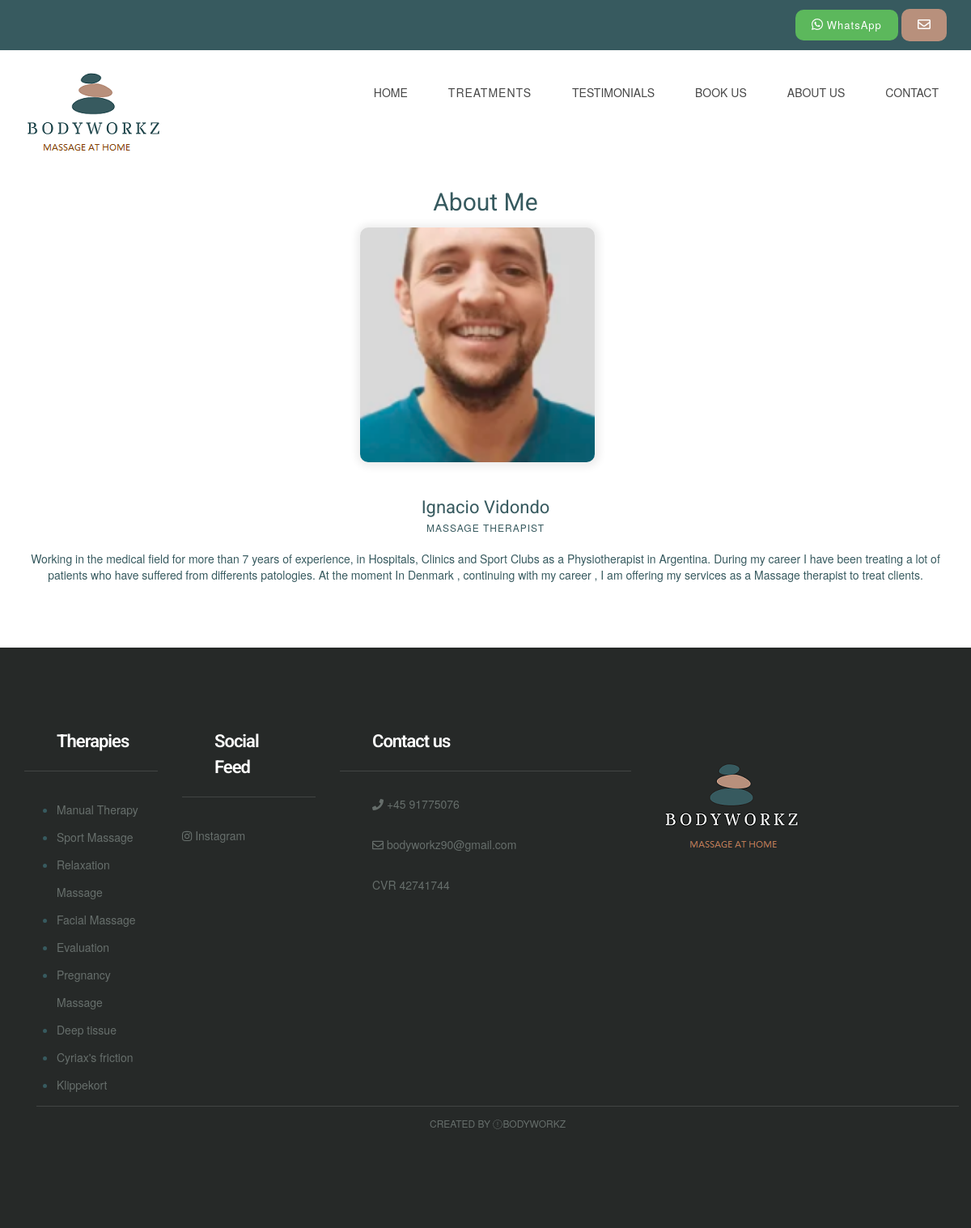
The page /our_therapist/ on the database its author committed.
### MainApp/models.py (models this page shows, shortened)
class Therapist(models.Model):
    name = models.CharField(max_length=200,verbose_name="Nombre")
    image = models.ImageField( upload_to="Images")
    terapia = models.CharField(max_length=200,verbose_name="Terapia")
    description = models.TextField(default="R")
    class Meta:
            verbose_name="Terapeuta"
            verbose_name_plural="Terapeutas"

class Therapy(models.Model):
    name = models.CharField(max_length=255 , verbose_name = "Nombre")
    image = models.ImageField(verbose_name="Foto", blank=True, null=True, upload_to="Images")
    short_description = models.CharField(max_length=150, verbose_name="Descripcion corta", blank=True, null=True,default="Massage")
    description = models.TextField()
    therapist = models.ManyToManyField(Therapist, verbose_name= "Terapeuta")
    duration = models.CharField(max_length=200, verbose_name = "Duracion", default="--")
    price = models.IntegerField(verbose_name="Precio",blank=True, null=True)
    class Meta:
            verbose_name="Terapia"
            verbose_name_plural="Terapias"

### MainApp/views.py (the view)
# urls.py: path('our_therapist/', views.our_therapist,name="our_therapist"),
def our_therapist(request):
    therapy = Therapy.objects.all()
    therapist = Therapist.objects.all()
    return render(request,'our_therapist.html',{'therapist':therapist, 'therapy':therapy})

### MainApp/templates/our_therapist.html
 {% extends "base.html" %} {% block content %} {% load static %}
<div class="mb60">
    <div class="container">
        <div class="row">
            <div class="col-lg-offset-2 col-lg-8 col-md-offset-2 col-md-8 col-sm-12 col-xs-12">
                <div class="section-title mb10 text-center">
                    <h1>About Me
                    </h1>
                </div>
            </div>
        </div>
        <div class="row">
            <div class="col-lg-12 col-sm-3 col-sm-6 col-xs-12">
                {% for terapeuta in therapist %}
                <div class="team-block">
                    <div class="team-img-container">
                        <img src="{{terapeuta.image.url}}" class="team-img" width="290" height="290">
                    </div>
                    <div class=" team-content ">
                        <h2 class="team-title ">
                            <a href="{% url 'therapist' terapeuta.id %} " class="tag">{{terapeuta.name}}</a>
                        </h2>
                        <div class="team-meta "><span class="team-designation ">{{terapeuta.terapia}}</span></div>
                        <br>
                        <div>
                            {{terapeuta.description}}
                        </div>
                    </div>
                </div>
                {% endfor %}
            </div>
        </div>
    </div>
</div>
</div> {% endblock %}

### MainApp/templates/base.html (shortened to what this page needs)
<!DOCTYPE html> {% load static %}
<html lang="en">
<head>
    <link href="{% static 'ap1/css/bootstrap.min.css' %}" rel="stylesheet">
    <link href="{% static 'ap1/css/font-awesome.min.css' %}" rel="stylesheet">
    <link href="{% static 'ap1/css/style.css' %}" rel="stylesheet">
</head>
<div class="header-top">
    <div class="container">
        <div class="row">
            <div class="col-lg-12 col-md-8 col-sm-8  col-xs-12">
                <div class="top-text">
                    <span class="text-block call-block">
                        <a href="https://wa.me/+4591775076 " title="click to open whatsapp chat ">
                            <button class="btn btn-success whatsapp-button">
                                <i class="fab fa-whatsapp" style="font-size: 16" aria-hidden="true "></i>
                                <span class="call-no" style="font-weight: 400; text-transform: capitalize">WhatsApp</span>
                    </button>
                    </a>
                    </span><a href="{% url 'contacto' %}" title="Contact Us"><button class="btn text-block mail-block hidden-xs hidden-sm">
                        <i class="fa fa-envelope-o" style="font-size: 16" aria-hidden="true "></i>
                    </button></a>
                </div>
            </div>
        </div>
    </div>
</div>
<div class="header">
    <div class="container">
        <div class="row">
            <div class="col-lg-4     col-md-4 col-sm-12 col-xs-12">
                <a href="{% url 'index' %}"><img src="{% static 'ap1/images/bodyworkz.png' %}" alt=""></a>
            </div>
            </ <div class="col-lg-6 col-md-4 col-sm-12 col-xs-12">
            <div class="navigation">
                <div id="navigation">
                    <ul>
                        <li class="active"><a href="{% url 'index' %}" title="Home">HOME</a></li>
                        <li class="active">
                            <a class="btn btn-secondary dropdown-toggle" href="#" role="button" id="dropdownMenuLink" data-toggle="dropdown" aria-haspopup="true" aria-expanded="false">
                                      Treatments
                                    </a>
                        </li>
                        <li><a href="{% url 'reviews' %}" title="Styleguide">TESTIMONIALS</a> </li>
                        <li>
                            <a href="{% url 'appointment' %}" title="Styleguide">BOOK US</a>
                        </li><li>
                            <a href="{% url 'about-us' %}" title="Styleguide">ABOUT US</a>
                        </li>
                        <li><a href="{% url 'contacto' %}" title="Contact Us">CONTACT</a> </li>
                    </ul>
                </div>
            </div>
        </div>
    </div>
</div>
</div>
{%block content %} {% endblock %}
<div class="footer">
    <div class="container">
        <div class="row">
            <div class="col-lg-2 col-md-3 col-sm-2 col-xs-12">
                <div class="footer-widget">
                    <h2 class="widget-title">Therapies</h2>
                    <ul>
                        {% for terapia in therapy %}
                        <li>
                            <a href="{% url 'article' terapia.id %} " class="tag">{{terapia.name}}</a> {% endfor %}
                        </li>
                    </ul>
                </div>
            </div>
            <div class="col-lg-2 col-md-2 col-sm-2 col-xs-12">
                <div class="footer-widget footer-social">
                    <h2 class="widget-title">Social Feed</h2>
                    <ul class="listnone">
                        <li>
                            <a href="http://instagram.com/_bodyworkz.dk"> <i class="fa fa-instagram"></i> Instagram</a>
                        </li>
                    </ul>
                </div>
            </div>
            <div class="col-lg-4 col-md-2 col-sm-2 col-xs-12">
                <div class="footer-widget footer-social">
                    <h2 class="widget-title">Contact us </h2>
                    <ul class="listnone contact">
                        <li><i class="fa fa-phone"></i> +45 91775076</li>
                        <li><i class="fa fa-envelope-o"></i> bodyworkz90@gmail.com</li>
                        <li> CVR 42741744</li>
                    </ul>
                </div>
            </div>
            <div class="col-lg-2 col-md-2 col-sm-6 col-xs-12">
                <div class="footer-widget footer-social">
                    <a href="{% url 'index' %}"><img src="{% static 'ap1/images/FOOTER.png' %}" alt=""></a>
                </div>
            </div>
        </div>
        <div class="tiny-footer">
            <div class="container">
                <div class="row">
                    <div class="col-lg-12 col-md-12 col-sm-12 col-xs-12">
                        <div class="copyright-content">
                            Created by <i class="fa fa-love"></i>Bodyworkz
                        </div>
                    </div>
                </div>
            </div>
        </div>
    </div>
    </body>
</html>

### MainApp/static/ap1/css/style.css (style rules this page uses)
h1, h2, h3, h4, h5, h6 { margin: 0; padding: 0; margin-bottom: 10px; color: #375a5f; font-weight: 400; font-family: 'Roboto', sans-serif; }
h1 { font-size: 30px; line-height: 42px; }
h2 { font-size: 22px; line-height: 32px; padding: 0px 40px 0px 40px; }
ul, ol { margin: 0; }
a { color: #375a5f; text-decoration: none; -webkit-transition: all 0.3s; -moz-transition: all 0.3s; transition: all 0.3s; }
.listnone { list-style: none; padding: 0px; }
.btn { display: inline-block; padding: 10px 20px; margin-bottom: 0; font-size: 13px; font-weight: 800; letter-spacing: 1px; line-height: 1.42857143; text-align: center; border: none; text-transform: uppercase; border-radius: 0px; }
.mb10 { margin-bottom: 10px; }
.mb60 { margin-bottom: 60px; }
.header { background-color: #fff; z-index: 9999; position: relative; padding-top: 20px; padding-bottom: 20px; }
.header-top { background-color: #375a5f; font-size: 15px; padding-top: 11px; padding-bottom: 11px; line-height: 15px; color: #fff; font-weight: 500; }
.top-text { text-align: right; }
.top-text .text-block { padding-left: 20px; color: #fff; line-height: 18px; }
.mail-block { border-radius: 10px; background-color: #b8907c; height: 40px; border: none; font-weight: 400; text-transform: lowercase; }
.whatsapp-button { border-radius: 10px; }
.navigation { float: right; }
#navigation, #navigation ul, #navigation ul li, #navigation ul li a, #navigation #menu-button { margin: 0; padding: 0; border: 0; list-style: none; line-height: 1; display: block; position: relative; -webkit-box-sizing: border-box; -moz-box-sizing: border-box; box-sizing: border-box; }
#navigation:after, #navigation>ul:after { content: "."; display: block; clear: both; visibility: hidden; line-height: 0; height: 0; }
#navigation { margin-top: 10px; }
#navigation>ul>li { float: left; }
#navigation>ul>li>a { padding: 15px 25px; font-size: 14px; color: #474747; text-decoration: none; font-weight: 500; text-transform: uppercase; border-radius:10px; }
.footer { background-color: #262928; padding-top: 100px; padding-bottom: 100px; }
.footer-widget .widget-title { color: #fff; font-weight: 600; letter-spacing: -1px; border-bottom: 1px solid #424544; padding-bottom: 20px; margin-bottom: 30px; }
.footer-widget li a { color: #676f6c; line-height: 34px; }
.footer .contact li { position: relative; padding-left: 40px; display: block; margin-bottom: 15px; padding: 0 0 15px 40px; color: #666e6b; }
.tiny-footer { background-color: #262928; padding-top: 9px; padding-bottom: 9px; font-size: 12px; color: #56575e; text-align: left; text-transform: uppercase; text-align: center; }
.copyright-content { border-top: 1px solid #424544; padding: 12px; color: #676f6c; }
.widget-title { margin-bottom: 20px; }
.team-block { margin-bottom: 20px; }
.team-img-container { margin-bottom: 20px; display: flex; align-items: center; flex-direction: column; }
.team-img { border-radius: 10px; box-shadow: 1px 1px 10px 5px #EEE; margin-bottom: 20px; margin-right: 20px; }
.team-content { text-align: center; }
.team-title { margin-bottom: 0px; }
.team-meta { text-transform: uppercase; font-size: 12px; color: #375a5f; font-weight: 500; letter-spacing: 1px; }

### rows shown on the page
Therapist: image (picture), name "Ignacio Vidondo", terapia "MASSAGE THERAPIST", description "Working in the medical field for more than 7 years of experience, in Hospitals, Clinics and Sport Clubs as a Physiotherapist in Argentina. During my career I have been treating a lot of patients who have suffered from differents patologies. At the moment In Denmark , continuing with my career , I am offering my services as a Massage therapist to treat clients."
Therapy: name "Manual Therapy"
Therapy: name "Sport Massage"
Therapy: name "Relaxation Massage"
Therapy: name "Facial Massage"
Therapy: name "Evaluation"
Therapy: name "Pregnancy Massage"
Therapy: name "Deep tissue"
Therapy: name "Cyriax's friction"
Therapy: name "Klippekort"
